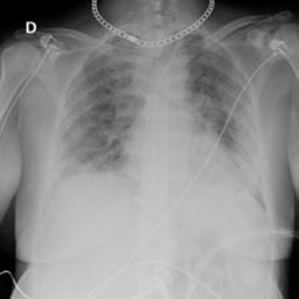
#> input picture bootcamp_02/data/COVID-19_Radiography_Dataset/COVID/COVID-1010.png, 299 x 299 px; its folder holds 3 pictures in this run
$ jupyter execute --allow-errors 'bootcamp 2023.ipynb'   (shell and % lines are left out)
#> lines starting #> are read from the running program, lines starting #| are printed output that depends on the picture; after the words box and inside, x2 and y2 are one past the last pixel; in counts of white or black regions, pixels touching at a corner belong together
## Dataset:
https://www.kaggle.com/datasets/preetviradiya/covid19-radiography-dataset

## Imports

[cell 1]
import cv2
import pandas as pd
from matplotlib import pyplot as plt
import os

[cell 2]
import ipywidgets as widgets
from ipywidgets import HBox, VBox
from ipywidgets import interact, interactive, fixed, interact_manual
from IPython.display import display, HTML
display(HTML("<style>.container { width:100% !important; }</style>"))

[cell 3]
def showme(frame,title=None):
    #window_title = "map"
    cv2.namedWindow(title, cv2.WINDOW_NORMAL) #open a window
    cv2.imshow(title, frame)                  #show the image in that widow
    cv2.waitKey(0)                            #wait for any key
    cv2.destroyAllWindows()                   #close everything

def showplt(image, title=None, pltnative=False, custSize=[100,10], cmap='gray'):
    plt.figure(figsize = (custSize))
    if pltnative:
        plt.imshow(image, cmap=cmap)
    else:
        plt.imshow(image[...,::-1], cmap=cmap)
    plt.title(title)
    plt.xticks([]), plt.yticks([])  # to hide tick values on X and Y axis
    plt.show()

## SETUP

[cell 4]
covid_folder = os.path.join("..","data","COVID-19_Radiography_Dataset", "COVID")
covid_annotations_folder = os.path.join("..","data","COVID-19_Radiography_Dataset", "COVID - Annotations")
normal_folder = os.path.join("..","data", "COVID-19_Radiography_Dataset","Normal")

[cell 5]
os.listdir(covid_folder)

## Reading Images

[cell 6]
image_file_name = "COVID-1010.png"

[cell 7]
co1010_orig = cv2.imread(os.path.join(covid_folder ,image_file_name ))
#> co1010_orig is the input picture: shape (299, 299, 3); min 0, max 249, mean 140.4
co1010_anno = cv2.imread(os.path.join(covid_annotations_folder ,image_file_name ))
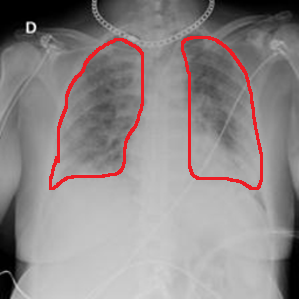
#> input picture bootcamp_02/data/COVID-19_Radiography_Dataset/COVID - Annotations/COVID-1010.png, 299 x 299 px
#> co1010_anno is the input picture: shape (299, 299, 3); mean B, G, R 137, 136.7, 143.1

#> (a cell that did not finish here is left out)

## Obtaining the Difference

[cell 9]
diff = co1010_orig - co1010_anno
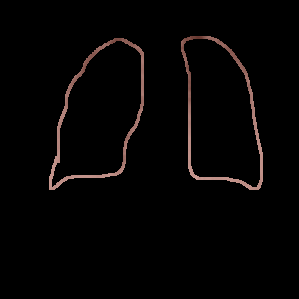
#> diff: shape (299, 299, 3); mean B, G, R 3.4, 3.6, 5.1
# diff = diff[:,:,0]
diff_mean = diff.mean(axis=2)
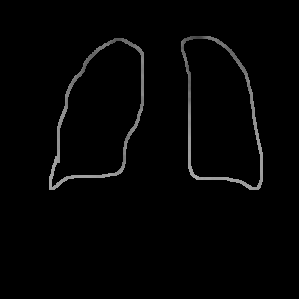
#> diff_mean: shape (299, 299) float64; min 0, max 172, mean 4
diff_sum = diff.sum(axis=2)
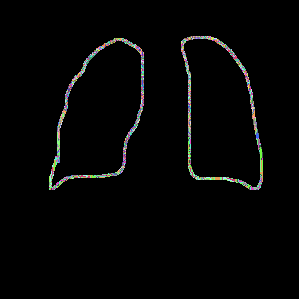
#> diff_sum: shape (299, 299) uint64; 105 distinct labels, from 0 to 516; one colour per label, 0 black

## Thresholding the Difference

[cell 10]
diff_tr = cv2.threshold(diff,0,255,0) ## Treasholded
diff_tr = diff_tr[1]                  ## take oly one layer!!
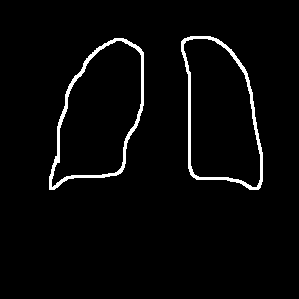
#> diff_tr: shape (299, 299, 3); 3% white; 2 white regions, box (x1, y1, x2, y2) and area: (49, 38, 144, 190) 1398, (181, 36, 263, 190) 1325

#> (a cell that did not finish here is left out)

## Manipulation: Eroded edges

[cell 12]
kernel0 = cv2.getStructuringElement(cv2.MORPH_RECT, (3,3))
eroded  = cv2.erode(diff_tr.astype('uint8'), kernel0, iterations = 1)
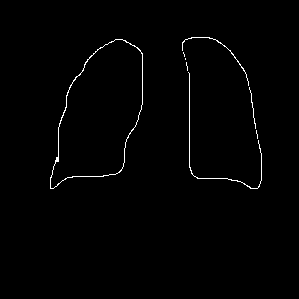
#> eroded: shape (299, 299, 3); 0.94% white in thin lines or dots, all inside (x1, y1, x2, y2) = (50, 37, 262, 189)

## Manipulation: Dilated edges

[cell 13]
dilated = cv2.dilate(diff_tr, kernel0, iterations=2)
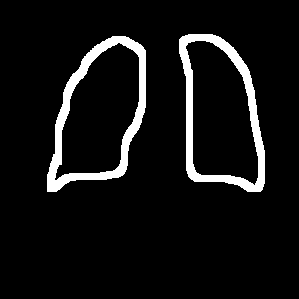
#> dilated: shape (299, 299, 3); 7.3% white; 2 white regions, box (x1, y1, x2, y2) and area: (47, 36, 146, 192) 3321, (179, 34, 265, 192) 3165
dilated5 = cv2.dilate(diff_tr, kernel0, iterations=5)
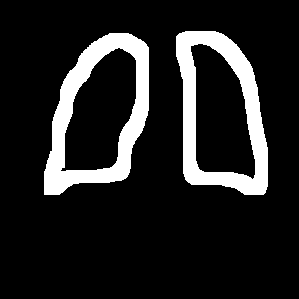
#> dilated5: shape (299, 299, 3); 13.5% white; 2 white regions, box (x1, y1, x2, y2) and area: (44, 33, 149, 195) 6151, (176, 31, 268, 195) 5912

#> (a cell that did not finish here is left out)

## Floodfilling

[cell 15]
height, width = co1010_orig.shape[:-1]
#> height = 299; width = 299

## A new mask for each floodfill opertion:

#> (the rest of this cell did not finish here and is left out)
